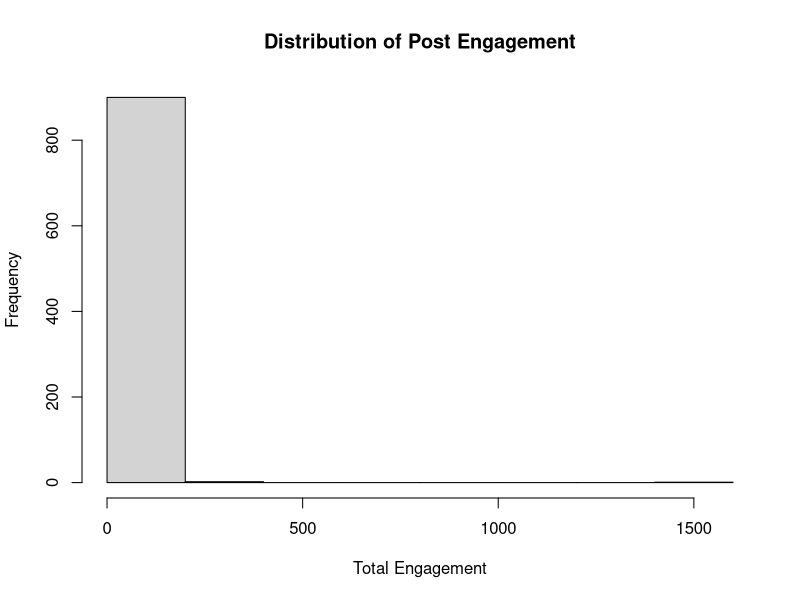
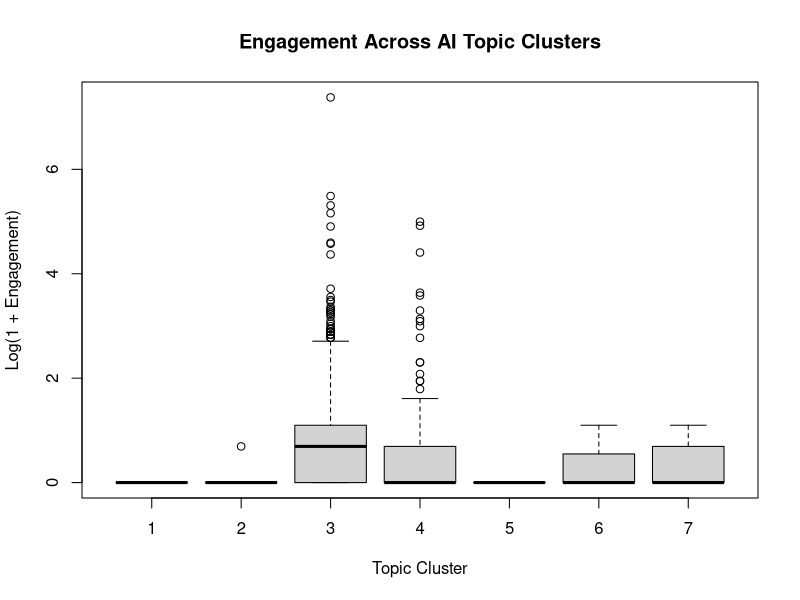

Reproduce these figures in R, in order.

# =====================================================
# COMP3020 - AI Discussions on Bluesky
# 04_hypothesis_testing.R
# =====================================================

# Research Question 2:
# Does user engagement differ across
# AI discussion topics?


# 1. LOAD DATA ---------------------------------------

# Load posts and topic clusters from Script 03.
posts = read.csv(
  "data/processed/bluesky_clustered_posts.csv"
)

# Check the dataset.
dim(posts)
names(posts)
head(posts)


# 2. CALCULATE ENGAGEMENT ----------------------------

# Total engagement is the sum of four interactions:
# likes, reposts, replies and quotes.

posts$engagement = posts$like_count +
  posts$repost_count +
  posts$reply_count +
  posts$quote_count

# Examine engagement distribution.
summary(posts$engagement)

# Count posts with zero engagement.
sum(posts$engagement == 0, na.rm = TRUE)

# View the engagement distribution.
hist(
  posts$engagement,
  main = "Distribution of Post Engagement",
  xlab = "Total Engagement"
)


# 3. COMPARE TOPIC CLUSTERS --------------------------

# Treat cluster numbers as categories.
posts$cluster = as.factor(posts$cluster)

# Number of posts in each cluster.
table(posts$cluster)

# Median engagement for each cluster.
aggregate(
  engagement ~ cluster,
  data = posts,
  FUN = median
)

# Mean engagement for each cluster.
aggregate(
  engagement ~ cluster,
  data = posts,
  FUN = mean
)


# 4. HYPOTHESIS TEST ---------------------------------

# H0: Engagement distributions are the same
#     across all topic clusters.
#
# H1: At least one cluster has a different
#     engagement distribution.
#
# Kruskal-Wallis compares engagement ranks
# across more than two independent groups.

test = kruskal.test(
  engagement ~ cluster,
  data = posts
)

# Display the test result.
test


# 5. EFFECT SIZE -------------------------------------

# Epsilon-squared estimates the strength
# of the difference between topic clusters.

# H = Kruskal-Wallis test statistic.
H = as.numeric(test$statistic)

# n = number of posts used in the test.
n = sum(complete.cases(
  posts[, c("engagement", "cluster")]
))

# k = number of topic clusters.
k = nlevels(posts$cluster)

# Calculate epsilon-squared.
epsilon.squared = (H - k + 1) / (n - k)

epsilon.squared


# 6. VISUALISE ENGAGEMENT ----------------------------

# Use log(1 + engagement) to make the
# skewed distribution easier to visualise.
# The statistical test uses original values.

boxplot(
  log1p(engagement) ~ cluster,
  data = posts,
  main = "Engagement Across AI Topic Clusters",
  xlab = "Topic Cluster",
  ylab = "Log(1 + Engagement)"
)


# 7. SAVE RESULTS ------------------------------------

# Save engagement data with topic clusters.
write.csv(
  posts,
  "data/processed/bluesky_engagement_analysis.csv",
  row.names = FALSE
)
